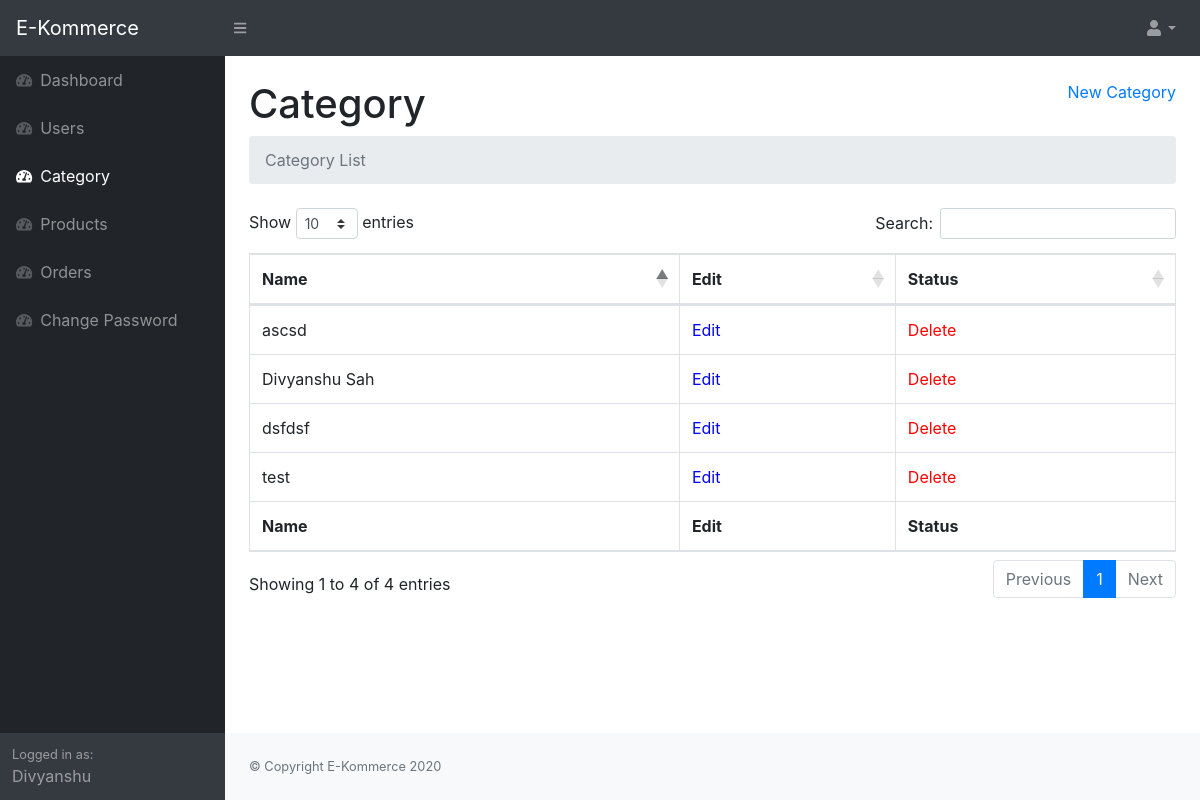
The app's page /admin/category.php (signed in) with its own data.
### tables this page shows
CREATE TABLE `category` (
  `id` int(11) NOT NULL,
  `name` varchar(1100) NOT NULL,
  `other` int(11) NOT NULL,
  `status` int(11) NOT NULL
);

### config.php (called while the page is built, shortened)
<?php
$siteName = "E-Kommerce";

### admin/category.php (the view, shortened to what this page needs)
<?php
include_once '../config.php';
if (!isset($_COOKIE['adminlogin'])) {
    header('Location: login.php');
    die("Please Wait You are Rediritig..");
} else {
    $name = $_COOKIE['adminname'];
}
?>
<!DOCTYPE html>
<html lang="en">
<head>
    <link href="css/styles.css" rel="stylesheet" />
    <link href="https://cdn.datatables.net/1.10.20/css/dataTables.bootstrap4.min.css" rel="stylesheet" />
</head>
<body class="sb-nav-fixed">
    <nav class="sb-topnav navbar navbar-expand navbar-dark bg-dark">
        <a class="navbar-brand" href="index.php"><?php echo $siteName; ?></a>
        <button class="btn btn-link btn-sm order-1 order-lg-0" id="sidebarToggle" href="#"><i class="fas fa-bars"></i></button>
        <ul class="navbar-nav ml-auto ml-md-0">
            <li class="nav-item dropdown">
                <a class="nav-link dropdown-toggle" id="userDropdown" href="#" role="button" data-toggle="dropdown" aria-haspopup="true" aria-expanded="false"><i class="fas fa-user fa-fw"></i></a>
            </li>
        </ul>
    </nav>
    <div id="layoutSidenav">
        <div id="layoutSidenav_nav">
            <nav class="sb-sidenav accordion sb-sidenav-dark" id="sidenavAccordion">
                <div class="sb-sidenav-menu">
                    <div class="nav">
                        <a class="nav-link" href="index.php">
                            <div class="sb-nav-link-icon"><i class="fas fa-tachometer-alt"></i></div>
                            Dashboard
                        </a>
                        <a class="nav-link" href="users.php">
                            <div class="sb-nav-link-icon"><i class="fas fa-tachometer-alt"></i></div>
                            Users
                        </a>
                        <a class="nav-link" href="category.php">
                            <div class="sb-nav-link-icon"><i class="fas fa-tachometer-alt"></i></div>
                            Category
                        </a>
                        <a class="nav-link" href="products.php">
                            <div class="sb-nav-link-icon"><i class="fas fa-tachometer-alt"></i></div>
                            Products
                        </a>
                        <a class="nav-link" href="orders.php">
                            <div class="sb-nav-link-icon"><i class="fas fa-tachometer-alt"></i></div>
                            Orders
                        </a>
                        <a class="nav-link" href="changepassword.php">
                            <div class="sb-nav-link-icon"><i class="fas fa-tachometer-alt"></i></div>
                            Change Password
                        </a>
                    </div>
                </div>
                <div class="sb-sidenav-footer">
                    <div class="small">Logged in as:</div>
                    <?php echo $name ?>
                </div>
            </nav>
        </div>
        <div id="layoutSidenav_content">
            <main>
                <div class="container-fluid">
                    <a style="float: right;" href="addcategory.php">New Category</a>
                    <h1 class="mt-4">Category</h1>
                    <ol class="breadcrumb mb-4">
                        <li class="breadcrumb-item active">Category List</li>
                    </ol>
                    <table class="table table-bordered" id="dataTable" width="100%" cellspacing="0">
                        <thead>
                            <tr>
                                <th>Name</th>
                                <th>Edit</th>
                                <th>Status</th>
                            </tr>
                        </thead>
                        <tfoot>
                            <tr>
                                <th>Name</th>
                                <th>Edit</th>
                                <th>Status</th>
                            </tr>
                        </tfoot>
                        <tbody>
                            <?php
                            $sql = "SELECT * FROM `category`";
                            $queryRun = mysqli_query($con, $sql);
                            if (mysqli_num_rows($queryRun) > 0) {
                                while ($row = mysqli_fetch_array($queryRun)) {
                                    echo "
                                    <tr>
                                        <td>$row[1]</td>
                                        <td><a href='editcategory.php?id=$row[0]' style='color: blue;'>Edit</a></td>
                                        <td><a href='deletecategory.php?id=$row[0]' style='color: red;'>Delete</a></td>
                                    </tr>
                                    ";
                                }
                            }
                            ?>
                        </tbody>
                    </table>
                </div>
            </main>
            <footer class="py-4 bg-light mt-auto">
                <div class="container-fluid">
                    <div class="d-flex align-items-center justify-content-between small">
                        <div class="text-muted">&copy; Copyright <?php echo $siteName ?> 2020</div>
                    </div>
                </div>
            </footer>
        </div>
    </div>
</body>
</html>

### records on screen
category: name "dsfdsf"
category: name "test"
category: name "ascsd"
category: name "Divyanshu Sah"

### other values on screen
$siteName "E-Kommerce"
$name "Divyanshu"
